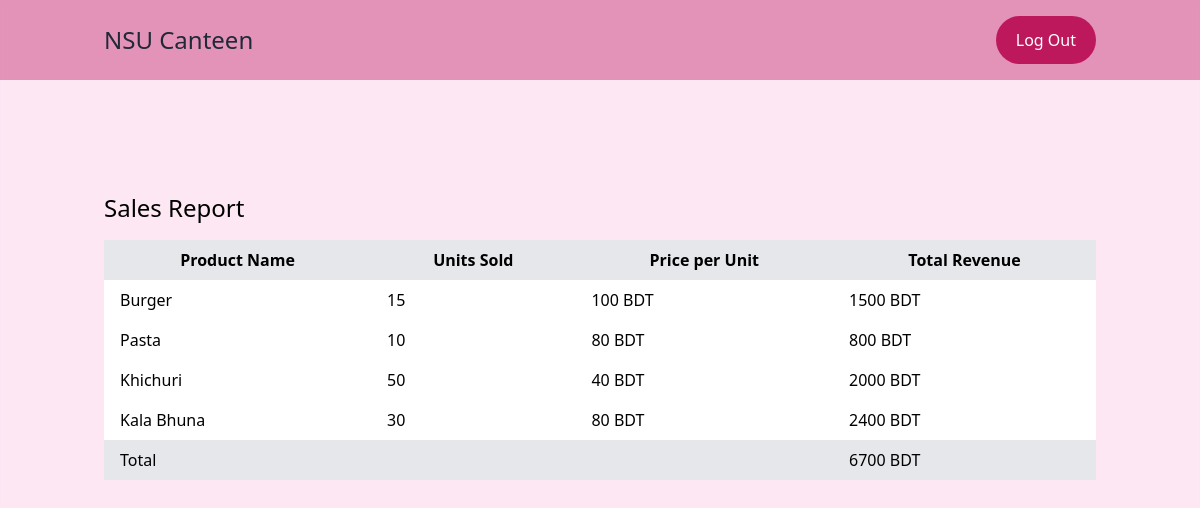
Before: /output/salesInfo.php (signed in) with the older database file.
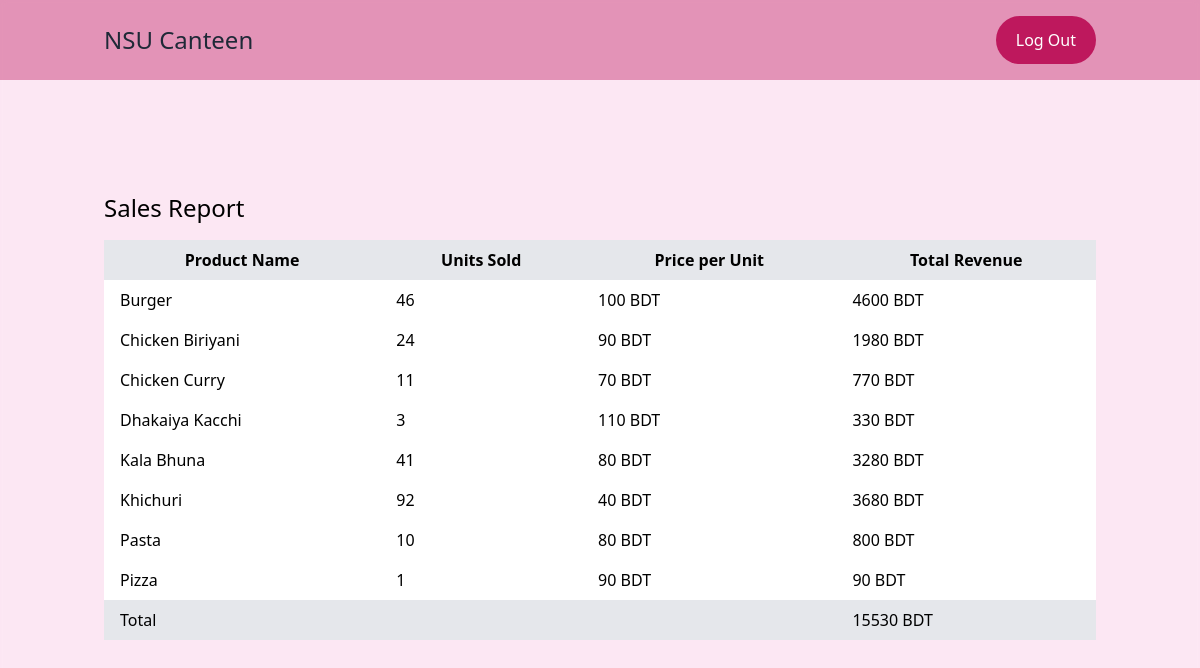
After: the same page with the newer database file.
### tables this page shows
CREATE TABLE `SALES_REPORT` (
  `ItemID` int(11) NOT NULL,
  `Units_Sold` int(11) NOT NULL,
  `Total_Revenue` int(11) NOT NULL
);

CREATE TABLE `food_list` (
  `id` int(11) NOT NULL,
  `Item_Name` varchar(30) NOT NULL,
  `Price` int(11) NOT NULL,
  `Description` varchar(200) NOT NULL,
  `keywords` varchar(300) NOT NULL,
  `Image_url` text NOT NULL
);

### output/salesInfo.php (the view, shortened to what this page needs)
<!DOCTYPE html>
<html>
<head>
    <link rel="stylesheet" href="outputstyles.css">
    <script src="https://cdn.tailwindcss.com"></script>
</head>
<body class="bg-pink-100 scroll-smooth font-raleway min-h-screen bg-cover bg-no-repeat w-full"
    style="background-image: url('../images/Homepage bg .png'); backdrop-filter:blur(3px);">
    <nav class="bg-pink-700 bg-opacity-40 py-4 px-14">
        <div class="container mx-auto flex  justify-between items-center px-4">
            <a href="#" class="text-gray-800 text-2xl font-raleway">NSU Canteen</a>
            <div>
                <button
                    class="bg-pink-700 hover:bg-pink-50 hover:text-black text-white font-raleway py-3 px-5 rounded-full focus:outline-black
                                            focus:ring-2 focus:ring-pink-400 w-full hover:translate-0 hover:transition-shadow"
                    type="submit">Log Out</button>
            </div>
        </div>
    </nav>
    <div class="container mx-auto px-4">
        <h1 class="text-2xl font-raleway mb-4">Sales Report</h1>
        <table class="table-auto w-full">
            <thead>
                <tr class="bg-gray-200">
                    <th class="px-4 py-2">Product Name</th>
                    <th class="px-4 py-2">Units Sold</th>
                    <th class="px-4 py-2">Price per Unit</th>
                    <th class="px-4 py-2">Total Revenue</th>
                </tr>
            </thead>
            <tbody>
                <?php
                include('connection.php');
                $sql = "SELECT `SALES_REPORT`.*, `food_list`.`Item_Name`,`food_list`.`Price`
                    FROM `SALES_REPORT`
                    INNER JOIN `food_list` ON `SALES_REPORT`.`ItemID`= `food_list`.`id`;
                    ";
                $result = $conn->query($sql);
                $row = [];
                $total_Revenue = 0;
                if ($result->num_rows > 0) {
                    $row = $result->fetch_all(MYSQLI_ASSOC);
                }
                if (!empty($row))
                    foreach ($row as $rows) {
                        $total_Revenue += $rows['Total_Revenue'];
                        ?>
                        <tr class="bg-white">
                            <td class="px-4 py-2">
                                <?php echo $rows['Item_Name']; ?>
                            </td>
                            <td class="px-4 py-2">
                                <?php echo $rows['Units_Sold']; ?>
                            </td>
                            <td class="px-4 py-2">
                                <?php echo $rows['Price']; ?> BDT
                            </td>
                            <td class="px-4 py-2">
                                <?php echo $rows['Total_Revenue']; ?> BDT
                            </td>
                        </tr>
                    <?php } ?>
            </tbody>
            <tfoot>
                <tr class="bg-gray-200">
                    <td class="px-4 py-2 font-raleway">Total</td>
                    <td class="px-4 py-2 font-raleway"></td>
                    <td class="px-4 py-2 font-raleway"></td>
                    <td class="px-4 py-2 font-raleway">
                        <?php echo $total_Revenue ?> BDT
                    </td>
                </tr>
            </tfoot>
        </table>
    </div>
</body>
</head>
</html>

Changed rows visible on the page:
changed sales_report "Burger": Units_Sold "15" → "46"; Total_Revenue "1500" → "4600"
added sales_report: ItemID.Item_Name "Chicken Biriyani", Units_Sold "24", ItemID.Price "90", Total_Revenue "1980"
added sales_report: ItemID.Item_Name "Chicken Curry", Units_Sold "11", ItemID.Price "70", Total_Revenue "770"
added sales_report: ItemID.Item_Name "Dhakaiya Kacchi", Units_Sold "3", ItemID.Price "110", Total_Revenue "330"
changed sales_report "Kala Bhuna": Units_Sold "30" → "41"; Total_Revenue "2400" → "3280"; moves up the list
changed sales_report "Khichuri": Units_Sold "50" → "92"; Total_Revenue "2000" → "3680"; moves down the list
added sales_report: ItemID.Item_Name "Pizza", Units_Sold "1", ItemID.Price "90", Total_Revenue "90"
Other visible differences:
$total_Revenue: "6700" → "15530"
